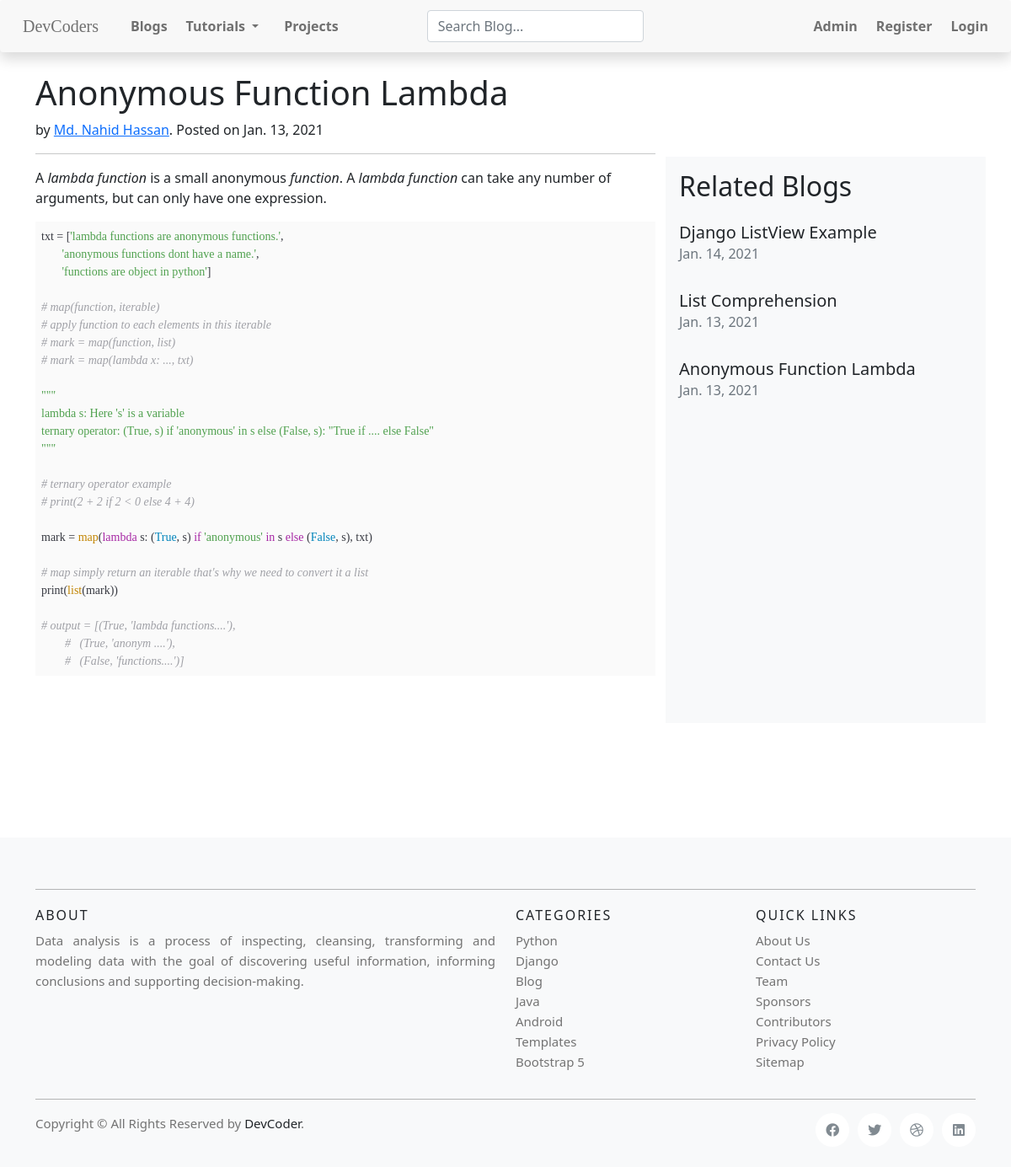
Page //anonymous-function-lambda/ on the earlier database version.
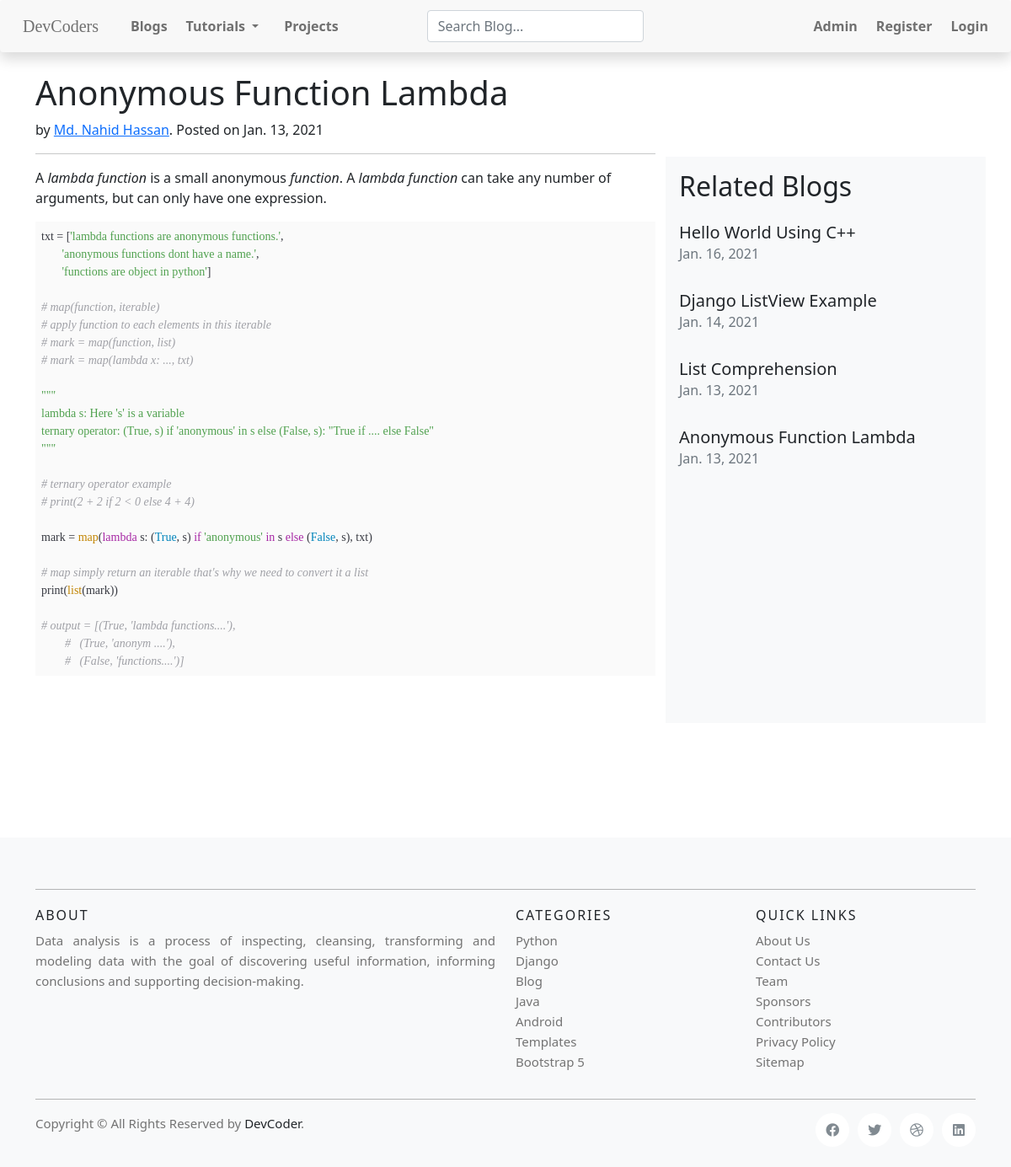
Same page on the later database version.
### blog/models.py (models this page shows, shortened)
class BlogDB(models.Model):
    description = models.CharField(max_length=200)
    keywords = MultiSelectField(choices=keyword_choices, max_choices=3)
    author = models.CharField(
        max_length=50, default='http://sdt-inc.github.io/')
    title = models.CharField(max_length=200)
    slug = models.SlugField(max_length=200, null=True, blank=True, unique=True)
    tag = MultiSelectField(choices=keyword_choices, max_choices=3)
    writer_name = MultiSelectField(
        choices=writer_choices, max_choices=1)
    date = models.DateField(auto_now=timezone.now())
    body = RichTextUploadingField(config_name='special', blank=True, null=True)
    related_page_link = models.CharField(max_length=200)

### blog/views.py (the view)
# urls.py: path('/<slug:slug>/', views.BlogDetailView.as_view(), name='blog-detail'),
class BlogDetailView(DetailView):
    model = BlogDB
    template_name = 'blog/blog-detail.html'
    paginate_by = 5
    def get_context_data(self, **kwargs):
        context = super().get_context_data(**kwargs)
        if len(context['object'].keywords) >= 2:
            context['related_blog'] = BlogDB.objects.filter(
                keywords__icontains=context['object'].keywords[0]).filter(keywords__icontains=context['object'].keywords[1]).order_by('-date')
        else:
            context['related_blog'] = BlogDB.objects.filter(
                keywords__icontains=context['object'].keywords[0]).order_by('-date')
        return context

### blog/templates/blog/blog-detail.html (shortened to what this page needs)
{% extends 'blog/base.html' %}
{% load static %}
{% block index_page %}
<div class="container">
    <div class="row">
        <div class="col-md-8">
            <h1>{{ object.title }}</h2>
                <article>
                    <address>
                        by
                        <a href="#">{{ object.writer_name }}</a>. Posted on {{ object.date }}
                    </address>
                </article>
                <hr>
                <p>{{ object.body | safe }}</p>
        </div>
        <div class="col-md-4 bg-light p-3" style='margin-top: 100px; padding-left: 10px;'>
            <h2>Related Blogs</h2>
            <ul class="list-unstyled">
                {% for data in related_blog %}
                <li class='pt-3'>
                    <a class='h5 text-capitalize text-decoration-none text-dark' href="/%2F{{ data.slug }}/"
                        class="text-decoration-none">
                        {{ data.title }}
                    </a>
                    <p class="text-muted">{{ data.date }}</p>
                </li>
                {% endfor %}
            </ul>
        </div>
    </div>
</div>
{% endblock index_page %}

Differences in the rows shown:
added BlogDB: title "Hello World Using C++", date "Jan. 16, 2021"
